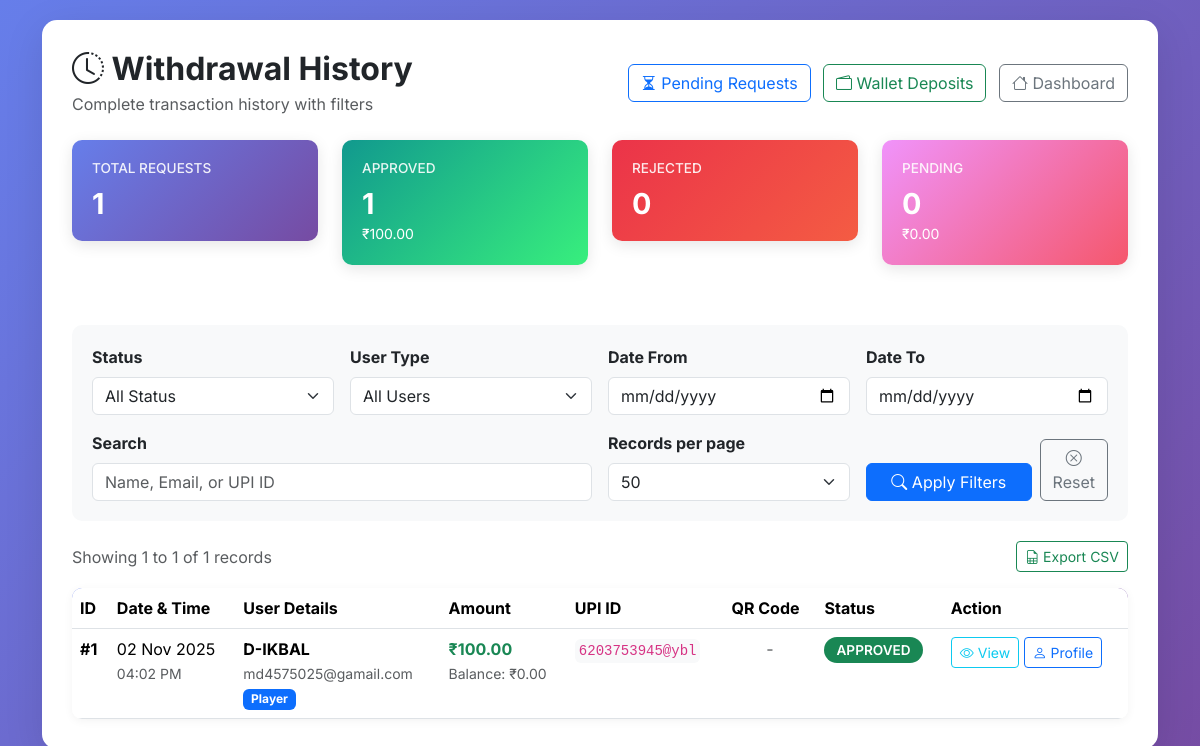
Page /admin/admin/withdrawal_history.php (signed in) on the committed database.
### tables this page shows
CREATE TABLE `withdrawals` (
  `id` int(11) NOT NULL,
  `creator_id` int(11) NOT NULL,
  `amount` decimal(10,2) NOT NULL,
  `upi_id` varchar(100) DEFAULT NULL,
  `qr_code` varchar(255) DEFAULT NULL,
  `status` enum('pending','approved','rejected') DEFAULT 'pending',
  `requested_at` timestamp NOT NULL DEFAULT current_timestamp()
);

CREATE TABLE `users` (
  `id` int(11) NOT NULL,
  `name` varchar(100) NOT NULL,
  `email` varchar(100) NOT NULL,
  `phone` varchar(15) DEFAULT NULL,
  `role` enum('player','creator','admin') DEFAULT 'player',
  `password` varchar(255) NOT NULL,
  `joined_at` timestamp NOT NULL DEFAULT current_timestamp(),
  `wallet_balance` decimal(10,2) DEFAULT 0.00,
  `profile_verified` tinyint(1) DEFAULT 0,
  `is_active` tinyint(1) DEFAULT 1,
  `fcm_token` varchar(255) DEFAULT NULL,
  `fcm_token_updated_at` datetime DEFAULT NULL
);

### admin/admin/withdrawal_history.php (the view, shortened to what this page needs)
<?php
include '../src/db.php';
$status_filter = isset($_GET['status']) ? $_GET['status'] : 'all';
$user_type = isset($_GET['user_type']) ? $_GET['user_type'] : 'all';
$search = isset($_GET['search']) ? trim($_GET['search']) : '';
$date_from = isset($_GET['date_from']) ? $_GET['date_from'] : '';
$date_to = isset($_GET['date_to']) ? $_GET['date_to'] : '';
$limit = isset($_GET['limit']) ? (int)$_GET['limit'] : 50;
$page = isset($_GET['page']) ? (int)$_GET['page'] : 1;
$offset = ($page - 1) * $limit;
$where_conditions = [];
$params = [];
$types = '';
$where_clause = !empty($where_conditions) ? 'WHERE ' . implode(' AND ', $where_conditions) : '';
$count_query = "SELECT COUNT(*) as total FROM withdrawals w JOIN users u ON w.creator_id = u.id $where_clause";
if (!empty($params)) {
    $count_stmt = $conn->prepare($count_query);
    $count_stmt->bind_param($types, ...$params);
    $count_stmt->execute();
    $count_result = $count_stmt->get_result();
    $total_records = $count_result->fetch_assoc()['total'];
    $count_stmt->close();
} else {
    $count_result = $conn->query($count_query);
    $total_records = $count_result->fetch_assoc()['total'];
}
$query = "SELECT w.*, u.name, u.email, u.role, u.wallet_balance
          FROM withdrawals w
          JOIN users u ON w.creator_id = u.id
          $where_clause
          ORDER BY w.requested_at DESC
          LIMIT ? OFFSET ?";
$params[] = $limit;
$params[] = $offset;
$types .= 'ii';
$stmt = $conn->prepare($query);
if (!empty($params)) {
    $stmt->bind_param($types, ...$params);
}
$stmt->execute();
$res = $stmt->get_result();
$withdrawals = $res ? $res->fetch_all(MYSQLI_ASSOC) : [];
$stats_query = "SELECT
    COUNT(*) as total_requests,
    SUM(CASE WHEN status = 'approved' THEN 1 ELSE 0 END) as approved_count,
    SUM(CASE WHEN status = 'rejected' THEN 1 ELSE 0 END) as rejected_count,
    SUM(CASE WHEN status = 'pending' THEN 1 ELSE 0 END) as pending_count,
    SUM(CASE WHEN status = 'approved' THEN amount ELSE 0 END) as total_approved_amount,
    SUM(CASE WHEN status = 'pending' THEN amount ELSE 0 END) as total_pending_amount
    FROM withdrawals w
    JOIN users u ON w.creator_id = u.id
    $where_clause";
if (!empty($where_conditions)) {
    $stats_stmt = $conn->prepare($stats_query);
    $stats_types = substr($types, 0, -2);
    $stats_params = array_slice($params, 0, -2);
    if (!empty($stats_params)) {
        $stats_stmt->bind_param($stats_types, ...$stats_params);
    }
    $stats_stmt->execute();
    $stats_result = $stats_stmt->get_result();
    $stats = $stats_result->fetch_assoc();
    $stats_stmt->close();
} else {
    $stats_result = $conn->query($stats_query);
    $stats = $stats_result->fetch_assoc();
}
?>
<!DOCTYPE html>
<html lang="en">
<head>
    <link rel="stylesheet" href="https://cdn.jsdelivr.net/npm/bootstrap@5.3.2/dist/css/bootstrap.min.css">
    <link rel="stylesheet" href="https://cdn.jsdelivr.net/npm/bootstrap-icons@1.10.5/font/bootstrap-icons.css">
</head>
<body>
<div class="container">
    <div class="main-container">
        <div class="d-flex justify-content-between align-items-center mb-4">
            <div>
                <h2 class="fw-bold text-dark mb-1">
                    <i class="bi bi-clock-history"></i> Withdrawal History
                </h2>
                <p class="text-muted mb-0">Complete transaction history with filters</p>
            </div>
            <div>
                <a href="admin_withdrawals.php" class="btn btn-outline-primary me-2">
                    <i class="bi bi-hourglass-split"></i> Pending Requests
                </a>
                <a href="wallet_deposits.php" class="btn btn-outline-success me-2">
                    <i class="bi bi-wallet2"></i> Wallet Deposits
                </a>
                <a href="admin_dashboard.php" class="btn btn-outline-secondary">
                    <i class="bi bi-house"></i> Dashboard
                </a>
            </div>
        </div>
        <div class="row mb-4">
            <div class="col-lg-3 col-md-6 mb-3">
                <div class="stats-card bg-total">
                    <h6>TOTAL REQUESTS</h6>
                    <h3><?php echo number_format($stats['total_requests']); ?></h3>
                </div>
            </div>
            <div class="col-lg-3 col-md-6 mb-3">
                <div class="stats-card bg-approved">
                    <h6>APPROVED</h6>
                    <h3><?php echo number_format($stats['approved_count']); ?></h3>
                    <small>₹<?php echo number_format($stats['total_approved_amount'], 2); ?></small>
                </div>
            </div>
            <div class="col-lg-3 col-md-6 mb-3">
                <div class="stats-card bg-rejected">
                    <h6>REJECTED</h6>
                    <h3><?php echo number_format($stats['rejected_count']); ?></h3>
                </div>
            </div>
            <div class="col-lg-3 col-md-6 mb-3">
                <div class="stats-card bg-pending">
                    <h6>PENDING</h6>
                    <h3><?php echo number_format($stats['pending_count']); ?></h3>
                    <small>₹<?php echo number_format($stats['total_pending_amount'], 2); ?></small>
                </div>
            </div>
        </div>
        <div class="filter-card">
            <form method="GET" action="withdrawal_history.php" class="row g-3">
                <div class="col-md-3">
                    <label class="form-label fw-bold">Status</label>
                    <select name="status" class="form-select">
                        <option value="all" <?php echo $status_filter === 'all' ? 'selected' : ''; ?>>All Status</option>
                    </select>
                </div>
                <div class="col-md-3">
                    <label class="form-label fw-bold">User Type</label>
                    <select name="user_type" class="form-select">
                        <option value="all" <?php echo $user_type === 'all' ? 'selected' : ''; ?>>All Users</option>
                    </select>
                </div>
                <div class="col-md-3">
                    <label class="form-label fw-bold">Date From</label>
                    <input type="date" name="date_from" class="form-control" value="<?php echo htmlspecialchars($date_from); ?>">
                </div>
                <div class="col-md-3">
                    <label class="form-label fw-bold">Date To</label>
                    <input type="date" name="date_to" class="form-control" value="<?php echo htmlspecialchars($date_to); ?>">
                </div>
                <div class="col-md-6">
                    <label class="form-label fw-bold">Search</label>
                    <input type="text" name="search" class="form-control" placeholder="Name, Email, or UPI ID" value="<?php echo htmlspecialchars($search); ?>">
                </div>
                <div class="col-md-3">
                    <label class="form-label fw-bold">Records per page</label>
                    <select name="limit" class="form-select">
                        <option value="50" <?php echo $limit === 50 ? 'selected' : ''; ?>>50</option>
                    </select>
                </div>
                <div class="col-md-3 d-flex align-items-end">
                    <button type="submit" class="btn btn-primary w-100 me-2">
                        <i class="bi bi-search"></i> Apply Filters
                    </button>
                    <a href="withdrawal_history.php" class="btn btn-outline-secondary">
                        <i class="bi bi-x-circle"></i> Reset
                    </a>
                </div>
            </form>
        </div>
        <div class="d-flex justify-content-between align-items-center mb-3">
            <div>
                <p class="mb-0 text-muted">
                    Showing <?php echo number_format($offset + 1); ?> to <?php echo number_format(min($offset + $limit, $total_records)); ?> of <?php echo number_format($total_records); ?> records
                </p>
            </div>
            <div>
                <button class="btn btn-sm btn-outline-success" onclick="exportToCSV()">
                    <i class="bi bi-file-earmark-spreadsheet"></i> Export CSV
                </button>
            </div>
        </div>
        <?php if (empty($withdrawals)): ?>
            <div class="alert alert-info">
                <i class="bi bi-info-circle"></i> No withdrawal records found matching your filters.
            </div>
        <?php else: ?>
        <div class="table-container">
            <table class="table table-hover mb-0" id="withdrawalsTable">
                <thead>
                    <tr>
                        <th>ID</th>
                        <th>Date & Time</th>
                        <th>User Details</th>
                        <th>Amount</th>
                        <th>UPI ID</th>
                        <th>QR Code</th>
                        <th>Status</th>
                        <th>Action</th>
                    </tr>
                </thead>
                <tbody>
                    <?php foreach ($withdrawals as $w): ?>
                    <tr>
                        <td class="fw-bold">#<?php echo $w['id']; ?></td>
                        <td>
                            <div><?php echo date('d M Y', strtotime($w['requested_at'])); ?></div>
                            <small class="text-muted"><?php echo date('h:i A', strtotime($w['requested_at'])); ?></small>
                        </td>
                        <td>
                            <div class="fw-bold"><?php echo htmlspecialchars($w['name']); ?></div>
                            <small class="text-muted"><?php echo htmlspecialchars($w['email']); ?></small>
                            <div>
                                <span class="badge bg-<?php echo $w['role'] === 'player' ? 'primary' : 'success'; ?> mt-1">
                                    <?php echo ucfirst($w['role']); ?>
                                </span>
                            </div>
                        </td>
                        <td>
                            <span class="fw-bold text-success">₹<?php echo number_format($w['amount'], 2); ?></span>
                            <div><small class="text-muted">Balance: ₹<?php echo number_format($w['wallet_balance'], 2); ?></small></div>
                        </td>
                        <td>
                            <?php if (!empty($w['upi_id'])): ?>
                                <code class="bg-light p-1 rounded"><?php echo htmlspecialchars($w['upi_id']); ?></code>
                            <?php else: ?>
                                <span class="text-muted">-</span>
                            <?php endif; ?>
                        </td>
                        <td class="text-center">
                            <?php if (!empty($w['qr_code']) && file_exists('../src/uploads/withdrawal_qr/' . basename($w['qr_code']))): ?>
                                <img src="../src/uploads/withdrawal_qr/<?php echo htmlspecialchars(basename($w['qr_code'])); ?>"
                                     class="qr-thumbnail img-thumbnail"
                                     alt="QR Code"
                                     onclick="showQRModal('<?php echo htmlspecialchars(basename($w['qr_code'])); ?>')">
                            <?php else: ?>
                                <span class="text-muted">-</span>
                            <?php endif; ?>
                        </td>
                        <td>
                            <?php
                            $status_colors = [
                                'pending' => 'warning',
                                'approved' => 'success',
                                'rejected' => 'danger'
                            ];
                            $color = $status_colors[$w['status']] ?? 'secondary';
                            ?>
                            <span class="status-badge bg-<?php echo $color; ?> text-white">
                                <?php echo strtoupper($w['status']); ?>
                            </span>
                        </td>
                        <td>
                            <button type="button" class="btn btn-sm btn-outline-info"
                                    onclick="showDetails(<?php echo htmlspecialchars(json_encode($w)); ?>)">
                                <i class="bi bi-eye"></i> View
                            </button>
                            <?php if ($w['role'] === 'player'): ?>
                                <a href="view_player_profile.php?player_id=<?php echo $w['creator_id']; ?>"
                                   class="btn btn-sm btn-outline-primary" target="_blank">
                                    <i class="bi bi-person"></i> Profile
                                </a>
                            <?php endif; ?>
                        </td>
                    </tr>
                    <?php endforeach; ?>
                </tbody>
            </table>
        </div>
        <?php endif; ?>
    </div>
</div>
</body>
</html>

### admin/admin/withdrawal_history.php (style rules this page uses)
body { font-family: 'Inter', sans-serif; background: linear-gradient(135deg, #667eea 0%, #764ba2 100%); min-height: 100vh; padding: 20px 0; }
.main-container { background: white; border-radius: 15px; box-shadow: 0 10px 40px rgba(0,0,0,0.1); padding: 30px; }
.stats-card { border-radius: 10px; padding: 20px; margin-bottom: 20px; color: white; box-shadow: 0 4px 15px rgba(0,0,0,0.1); }
.stats-card h6 { font-size: 0.85rem; opacity: 0.9; margin-bottom: 10px; }
.stats-card h3 { font-size: 1.8rem; font-weight: 700; margin: 0; }
.bg-total { background: linear-gradient(135deg, #667eea 0%, #764ba2 100%); }
.bg-approved { background: linear-gradient(135deg, #11998e 0%, #38ef7d 100%); }
.bg-rejected { background: linear-gradient(135deg, #eb3349 0%, #f45c43 100%); }
.bg-pending { background: linear-gradient(135deg, #f093fb 0%, #f5576c 100%); }
.filter-card { background: #f8f9fa; border-radius: 10px; padding: 20px; margin-bottom: 20px; }
.table-container { border-radius: 10px; overflow: hidden; box-shadow: 0 2px 10px rgba(0,0,0,0.05); }
.table thead { background: linear-gradient(135deg, #667eea 0%, #764ba2 100%); color: white; }
.status-badge { padding: 5px 12px; border-radius: 20px; font-size: 0.85rem; font-weight: 600; }

### rows in the picture
withdrawals: id "1", requested_at "02 Nov 2025", requested_at "04:02 PM", creator.name "D-IKBAL", creator.email "md4575025@gamail.com", creator.role "Player", amount "100.00", creator.wallet_balance "0.00", upi "6203753945@ybl", status "APPROVED"

### other values in the picture
$stats['total_requests'] "1"
$stats['approved_count'] "1"
$stats['total_approved_amount'] "100.00"
$stats['rejected_count'] "0"
$stats['pending_count'] "0"
$stats['total_pending_amount'] "0.00"
$offset + 1 "1"
min($offset + $limit, $total_records) "1"
$total_records "1"
